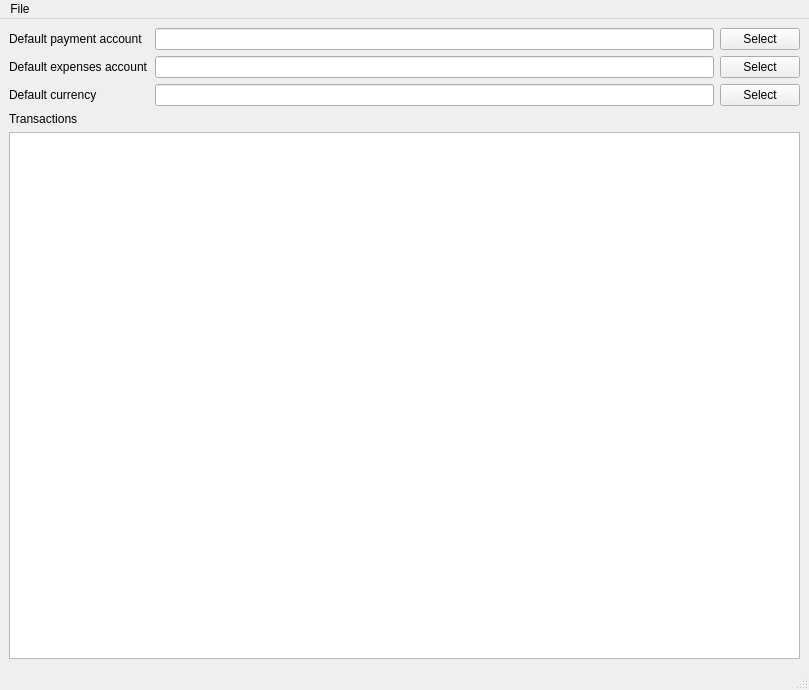
<?xml version="1.0" encoding="UTF-8"?>
<ui version="4.0">
    <class>MainWindow</class>
    <widget class="QMainWindow" name="MainWindow">
        <property name="geometry">
            <rect>
                <x>0</x>
                <y>0</y>
                <width>809</width>
                <height>690</height>
            </rect>
        </property>
        <property name="windowTitle">
            <string>Beancount importer</string>
        </property>
        <widget class="QWidget" name="centralwidget">
            <property name="sizePolicy">
                <sizepolicy hsizetype="Expanding" vsizetype="Expanding">
                    <horstretch>0</horstretch>
                    <verstretch>0</verstretch>
                </sizepolicy>
            </property>
            <layout class="QGridLayout" name="gridLayout">
                <item row="1" column="2">
                    <widget class="QPushButton" name="selectExpensesAccountBtn">
                        <property name="text">
                            <string>Select</string>
                        </property>
                    </widget>
                </item>
                <item row="2" column="0">
                    <widget class="QLabel" name="label_3">
                        <property name="text">
                            <string>Default currency</string>
                        </property>
                    </widget>
                </item>
                <item row="2" column="2">
                    <widget class="QPushButton" name="selectCurrencyBtn">
                        <property name="text">
                            <string>Select</string>
                        </property>
                    </widget>
                </item>
                <item row="2" column="1">
                    <widget class="QLineEdit" name="defaultCurrencyLE"/>
                </item>
                <item row="4" column="0" colspan="3">
                    <widget class="QTableView" name="transactionTableView"/>
                </item>
                <item row="1" column="1">
                    <widget class="QLineEdit" name="defaultExpensesAccountLE"/>
                </item>
                <item row="1" column="0">
                    <widget class="QLabel" name="label_2">
                        <property name="text">
                            <string>Default expenses account</string>
                        </property>
                    </widget>
                </item>
                <item row="0" column="1">
                    <widget class="QLineEdit" name="defaultPaymentAccountLE"/>
                </item>
                <item row="0" column="0">
                    <widget class="QLabel" name="label">
                        <property name="text">
                            <string>Default payment account</string>
                        </property>
                    </widget>
                </item>
                <item row="0" column="2">
                    <widget class="QPushButton" name="selectPaymentAccountBtn">
                        <property name="text">
                            <string>Select</string>
                        </property>
                    </widget>
                </item>
                <item row="3" column="0">
                    <widget class="QLabel" name="label_4">
                        <property name="text">
                            <string>Transactions</string>
                        </property>
                    </widget>
                </item>
            </layout>
        </widget>
        <widget class="QMenuBar" name="menubar">
            <property name="geometry">
                <rect>
                    <x>0</x>
                    <y>0</y>
                    <width>809</width>
                    <height>23</height>
                </rect>
            </property>
            <widget class="QMenu" name="menuFiles">
                <property name="title">
                    <string>File</string>
                </property>
                <addaction name="openBeancountAccountAction"/>
                <addaction name="openAlipayCsvAction"/>
                <addaction name="openWechatCsvAction"/>
            </widget>
            <addaction name="menuFiles"/>
        </widget>
        <widget class="QStatusBar" name="statusbar"/>
        <action name="openAlipayCsvAction">
            <property name="text">
                <string>Open Alipay csv</string>
            </property>
        </action>
        <action name="openBeancountAccountAction">
            <property name="text">
                <string>Open beancount account</string>
            </property>
        </action>
        <action name="openWechatCsvAction">
            <property name="text">
                <string>Open Wechat csv</string>
            </property>
        </action>
    </widget>
    <resources/>
    <connections/>
</ui>
